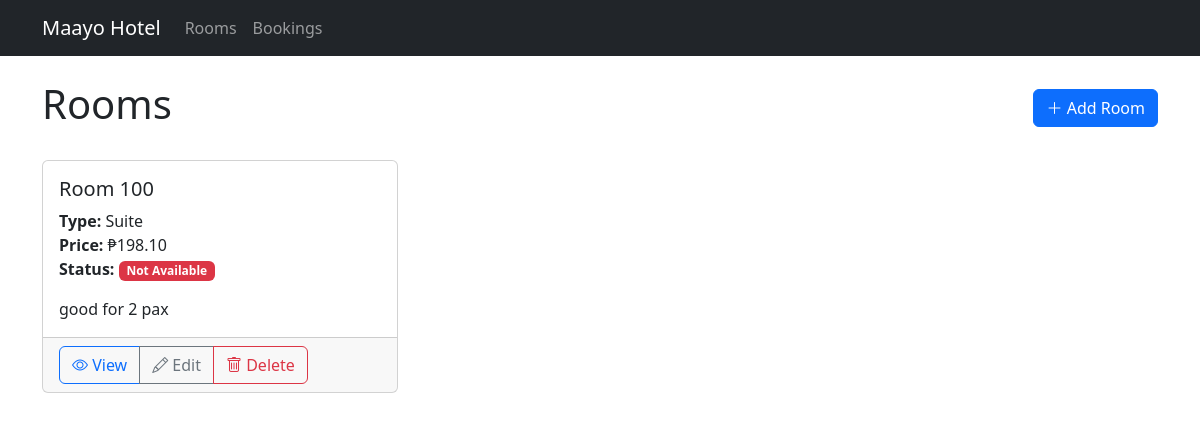
The page /bookings/rooms/ on the database as committed earlier.
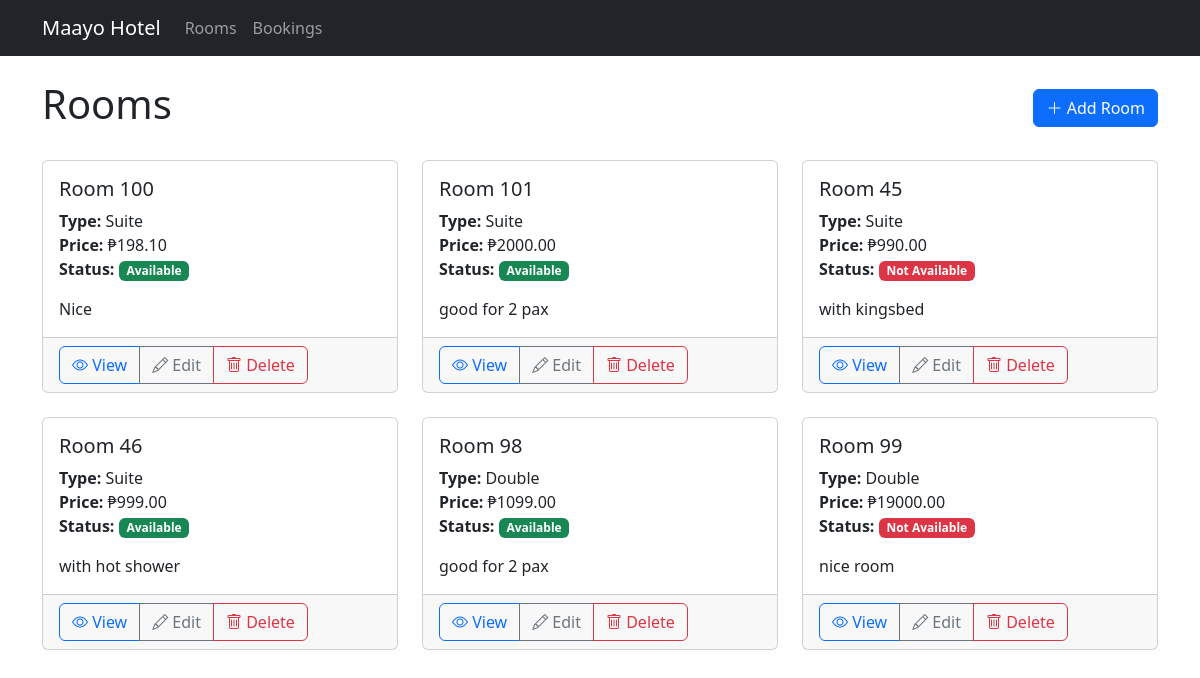
The same page on the database as committed later.
### bookings/models.py (models this page shows, shortened)
class Room(models.Model):
    ROOM_TYPES = [
        ('SINGLE', 'Single'),
        ('DOUBLE', 'Double'),
        ('SUITE', 'Suite'),
    ]
    room_number = models.IntegerField(unique=True)
    room_type = models.CharField(max_length=10, choices=ROOM_TYPES)
    price = models.DecimalField(max_digits=10, decimal_places=2)
    description = models.TextField(blank=True, null=True)
    is_available = models.BooleanField(default=True)
    class Meta:
        ordering = ['room_number']

### bookings/views.py (the view)
# urls.py: path('rooms/', views.RoomListView.as_view(), name='room_list'),
class RoomListView(ListView):
    model = Room
    template_name = 'bookings/room_list.html'
    context_object_name = 'rooms'

### bookings/templates/bookings/room_list.html (shortened to what this page needs)
{% extends 'bookings/base.html' %}
{% block content %}
<div class="d-flex justify-content-between align-items-center mb-4">
    <h1>Rooms</h1>
    <a href="{% url 'bookings:room_create' %}" class="btn btn-primary">
        <i class="bi bi-plus-lg"></i> Add Room
    </a>
</div>
<div class="row row-cols-1 row-cols-md-3 g-4">
    {% for room in rooms %}
    <div class="col">
        <div class="card h-100">
            <div class="card-body">
                <h5 class="card-title">Room {{ room.room_number }}</h5>
                <p class="card-text">
                    <strong>Type:</strong> {{ room.get_room_type_display }}<br>
                    <strong>Price:</strong> ₱{{ room.price }}<br>
                    <strong>Status:</strong>
                    {% if room.is_available %}
                        <span class="badge bg-success">Available</span>
                    {% else %}
                        <span class="badge bg-danger">Not Available</span>
                    {% endif %}
                </p>
                {% if room.description %}
                    <p class="card-text">{{ room.description }}</p>
                {% endif %}
            </div>
            <div class="card-footer">
                <div class="btn-group">
                    <a href="{% url 'bookings:room_detail' room.pk %}" class="btn btn-outline-primary">
                        <i class="bi bi-eye"></i> View
                    </a>
                    <a href="{% url 'bookings:room_update' room.pk %}" class="btn btn-outline-secondary">
                        <i class="bi bi-pencil"></i> Edit
                    </a>
                    <a href="{% url 'bookings:room_delete' room.pk %}" class="btn btn-outline-danger">
                        <i class="bi bi-trash"></i> Delete
                    </a>
                </div>
            </div>
        </div>
    </div>
    {% empty %}
    <div class="col-12">
        <div class="alert alert-info">
            No rooms available. Click "Add Room" to create one.
        </div>
    </div>
    {% endfor %}
</div>
{% endblock %}

### bookings/templates/bookings/base.html (shortened to what this page needs)
<!DOCTYPE html>
<html lang="en">
<head>
    <link href="https://cdn.jsdelivr.net/npm/bootstrap@5.3.0/dist/css/bootstrap.min.css" rel="stylesheet">
    <link rel="stylesheet" href="https://cdn.jsdelivr.net/npm/bootstrap-icons@1.7.2/font/bootstrap-icons.css">
</head>
<body>
    <nav class="navbar navbar-expand-lg navbar-dark bg-dark">
        <div class="container">
            <a class="navbar-brand" href="{% url 'bookings:booking_list' %}">Maayo Hotel</a>
            <div class="collapse navbar-collapse" id="navbarNav">
                <ul class="navbar-nav">
                    <li class="nav-item">
                        <a class="nav-link" href="{% url 'bookings:room_list' %}">Rooms</a>
                    </li>
                    <li class="nav-item">
                        <a class="nav-link" href="{% url 'bookings:booking_list' %}">Bookings</a>
                    </li>
                </ul>
            </div>
        </div>
    </nav>
    <div class="container mt-4">
        {% block content %}
        {% endblock %}
    </div>
</body>
</html>

Rows that differ between the two databases and show on the page:
removed Room: room_number "100", room_type "Suite", price "198.10", is_available "Not Available", description "good for 2 pax"
added Room: room_number "100", room_type "Suite", price "198.10", is_available "Available", description "Nice"
added Room: room_number "101", room_type "Suite", price "2000.00", is_available "Available", description "good for 2 pax"
added Room: room_number "45", room_type "Suite", price "990.00", is_available "Not Available", description "with kingsbed"
added Room: room_number "46", room_type "Suite", price "999.00", is_available "Available", description "with hot shower"
added Room: room_number "98", room_type "Double", price "1099.00", is_available "Available", description "good for 2 pax"
added Room: room_number "99", room_type "Double", price "19000.00", is_available "Not Available", description "nice room"
